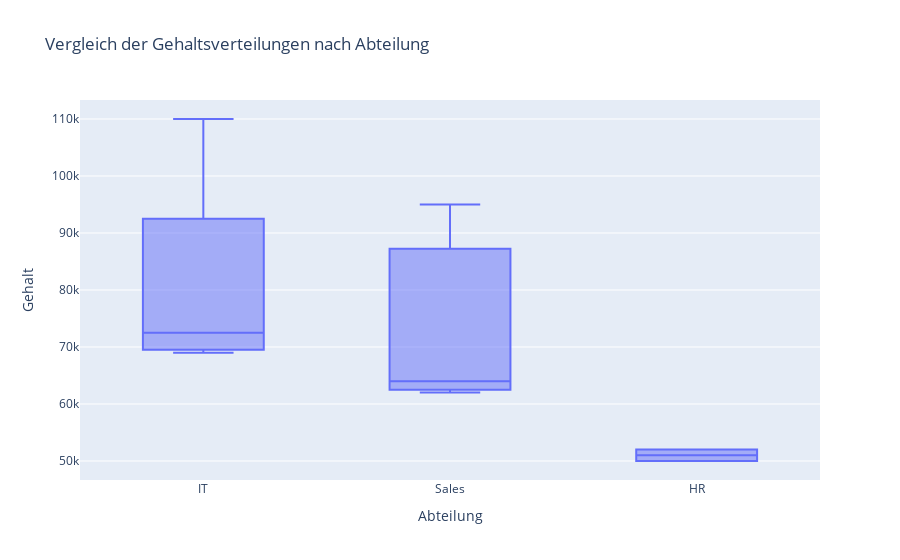

The notebook cell saved with this chart:
### Code cell
import plotly.express as px
import pandas as pd

# 1. Die Daten: Eine kategoriale und eine numerische Spalte
df_mitarbeiter = pd.DataFrame({
    'Name': ['Anna', 'Mark', 'Julia', 'Tom', 'Laura', 'Peter', 'Sofia', 'Max', 'Lena'],
    'Abteilung': ['IT', 'Sales', 'IT', 'HR', 'Sales', 'IT', 'HR', 'Sales', 'IT'],
    'Gehalt': [70000, 62000, 75000, 50000, 95000, 69000, 52000, 64000, 110000] # Gehälter mit Ausreißern
})

# 2. Die Grafik erstellen: Kategorie auf x, numerischer Wert auf y
fig = px.box(
    data_frame=df_mitarbeiter,
    x='Abteilung',
    y='Gehalt',
    title='Vergleich der Gehaltsverteilungen nach Abteilung'
)

# 3. Anzeigen
fig.show()

### Figure 1 — Plotly figure (JSON) as saved in the notebook; plotly's stock layout.template omitted (floating-point values rounded to 4 significant figures)
{"data": [{"alignmentgroup": "True", "hovertemplate": "Abteilung=%{x}<br>Gehalt=%{y}<extra></extra>", "legendgroup": "", "marker": {"color": "#636efa"}, "name": "", "notched": false, "offsetgroup": "", "orientation": "v", "showlegend": false, "type": "box", "x": ["IT", "Sales", "IT", "HR", "Sales", "IT", "HR", "Sales", "IT"], "x0": " ", "xaxis": "x", "y": [70000, 62000, 75000, 50000, 95000, 69000, 52000, 64000, 110000], "y0": " ", "yaxis": "y"}], "layout": {"boxmode": "group", "legend": {"tracegroupgap": 0}, "title": {"text": "Vergleich der Gehaltsverteilungen nach Abteilung"}, "xaxis": {"anchor": "y", "domain": [0, 1], "title": {"text": "Abteilung"}}, "yaxis": {"anchor": "x", "domain": [0, 1], "title": {"text": "Gehalt"}}}}
